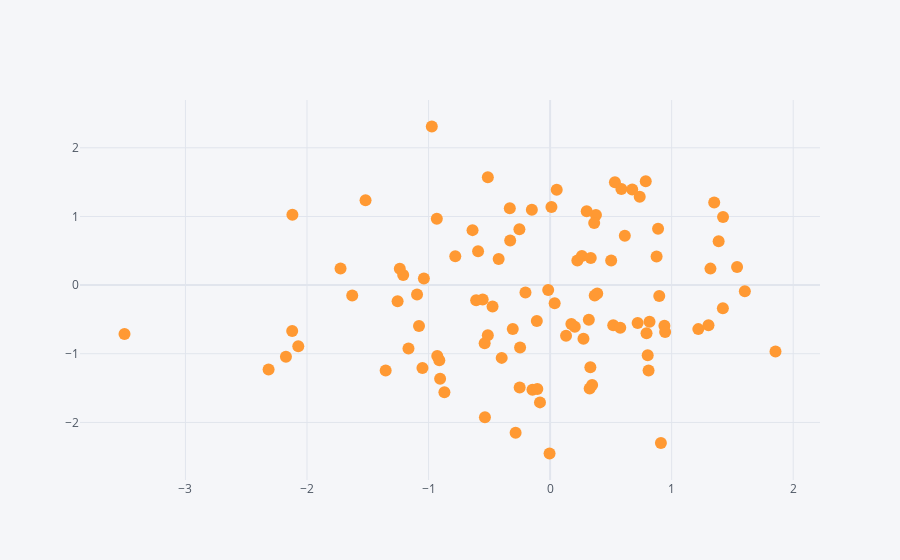

The cell this chart's notebook holds for it:
### Code cell
df.iplot(kind='scatter', x='A', y='B', mode='markers')
